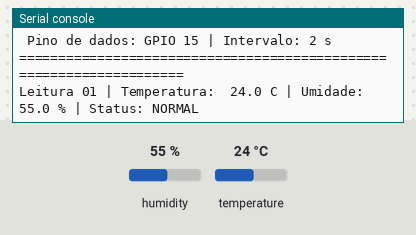
Recording of a program running on a simulated ESP32 board running MicroPython. Parts: the last lines printed to the serial console. Wiring (from the project's diagram.json): DHT22 sensor on GPIO 15. Inputs (shaded band) come from the test bench; at power-on: humidity 55 %, temperature 24 °C. At 20.2 s the program stops and its outputs stay as they are.

Above: at 1.2 s.
1.3 s: humidity set to 31 %
At 3.0 s:
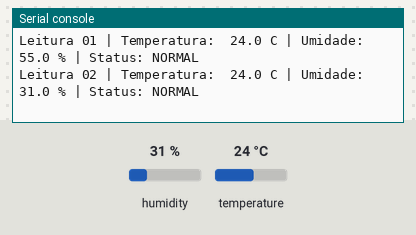
4.0 s: humidity set to 28 %
At 5.4 s:
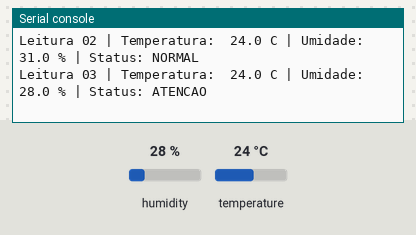
7.5 s: temperature set to 29.4 °C
At 8.9 s:
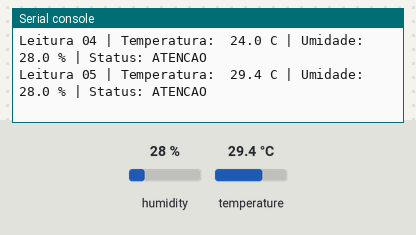
10.2 s: temperature set to 30.6 °C
At 13.7 s:
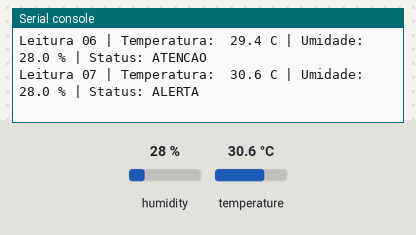

The program:

main.py
```python
"""
Fundamentos de Internet das Coisas - Atividade Somativa 1
Etapa 3 - Leitura de temperatura e umidade com ESP32 e sensor DHT
Modalidade B - Simulador Wokwi (MicroPython)

Observacao: o simulador Wokwi disponibiliza apenas o componente DHT22.
O driver `dht` do MicroPython atende os dois modelos da familia; para o
kit fisico com DHT11 basta alterar MODELO para "DHT11".
"""

import time
import dht
from machine import Pin

MODELO = "DHT22"
PINO_DADOS = 15
INTERVALO_S = 2
TOTAL_LEITURAS = 10

pino = Pin(PINO_DADOS)
sensor = dht.DHT11(pino) if MODELO == "DHT11" else dht.DHT22(pino)


def ler_sensor():
    """Faz uma medicao e devolve (temperatura_c, umidade_pct)."""
    sensor.measure()
    return sensor.temperature(), sensor.humidity()


def classificar(temperatura, umidade):
    if temperatura > 30 or umidade > 70:
        return "ALERTA"
    if temperatura < 15 or umidade < 30:
        return "ATENCAO"
    return "NORMAL"


print("=" * 68)
print(" ESP32 + sensor {} - Monitoramento de Temperatura e Umidade".format(MODELO))
print(" Pino de dados: GPIO {} | Intervalo: {} s".format(PINO_DADOS, INTERVALO_S))
print("=" * 68)

leitura = 1
while leitura <= TOTAL_LEITURAS:
    try:
        temperatura, umidade = ler_sensor()
        estado = classificar(temperatura, umidade)
        print(
            "Leitura {:02d} | Temperatura: {:>5.1f} C | Umidade: {:>5.1f} % | Status: {}".format(
                leitura, temperatura, umidade, estado
            )
        )
    except OSError as erro:
        print("Leitura {:02d} | Falha na leitura do sensor: {}".format(leitura, erro))

    leitura += 1
    time.sleep(INTERVALO_S)

print("=" * 68)
print("Monitoramento encerrado apos {} leituras.".format(TOTAL_LEITURAS))
```

Measured:
- the behaviour switches between 30 and 29 % on humidity (found by bisection; images 1 and 2)
- the behaviour switches between 30 and 30.1 °C on temperature (found by bisection; images 3 and 4)
- after the input at 1.3 s, the serial console: prints a new line after 0.75 s (image 1)
- after the input at 4.0 s, the serial console: prints a new line after 0.07 s (image 2)
- after the input at 7.5 s, the serial console: prints a new line after 0.62 s (image 3)
- after the input at 10.2 s, the serial console: prints a new line after 2.0 s (image 4)
